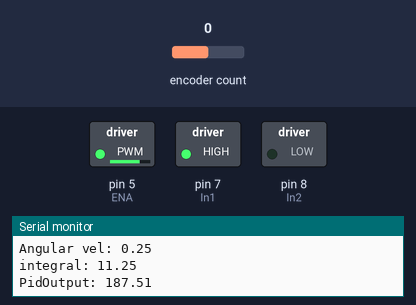
Recording of a sketch running on a simulated Arduino Uno, built with avr-gcc and run on an emulated ATmega328P. Shown: switched loads named in the sketch (green lamp = pin HIGH), the last lines printed to the serial monitor. Inputs (shaded band) come from the test bench; at power-on: encoder count 0.

Above: at 1.2 s.
1.3 s: encoder count set to 4
At 1.9 s:
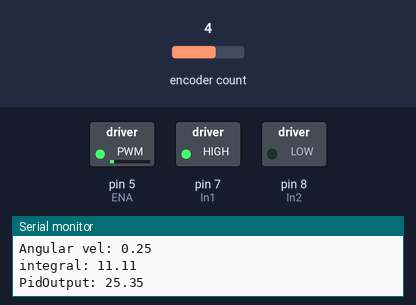
3.5 s: encoder count set to 5
Timing chart, 0 to 12.5 s (numbered marks = the images above; inputs shaded):
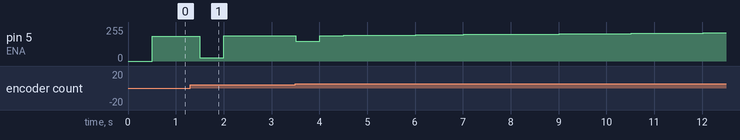

The sketch:

SpoolerCodeMerged.ino
```cpp
#include <Encoder.h>

#define initialRadiusOfSpool 8.0 // in cm
#define spoolerWidth 7.0 // cm
#define filamentDiameter 0.175 // in cm
#define minimumRotationsForOneLayer 40 // no of turns for each layer
#define targetLinearVelocity 2.0 // in cm/s
#define MOTAR_MAX_SPEED 0.43 // in rps
#define RotaryRotation 60

int spoolRotaryLastState = 0;

// Spooler Mechanism Params
float newRadius;
float angularVelocityOfSpool;
float lastWrap = 0;

float Kp = 300;
float Ki = 10;
float Kd = 1;
float previousError = 0;
float integral = 11; // integral value assuming that minimum speed of the spooler motar is 0.15 rps
unsigned long lastTime = 0;

// Encoder setup to determine speed in rps and also to find no of rotations done
Encoder spoolerEnc(13, 12);
long oldPosition  = -999;
double rotations;
double prevRotations;
double time;
double prevTime;

// Motor control pins
int In1 = 7;
int In2 = 8;
int ENA = 5;


void setup() {
  Serial.begin(9600);
  pinMode(In1,OUTPUT);
  pinMode(In2,OUTPUT);
  pinMode(ENA,OUTPUT);

  digitalWrite(In1,HIGH);
  digitalWrite(In2,LOW);

  time = millis()/1000.0;
  prevTime = 0;
  angularVelocityOfSpool = targetLinearVelocity/initialRadiusOfSpool; // Calculate the initial angular velocity of spooler
  newRadius = initialRadiusOfSpool;
}

void PidControl(double rps){
  unsigned long currentTime = millis();
  float deltaTime = (currentTime - lastTime) / 1000.0;
  lastTime = currentTime;

  float error = angularVelocityOfSpool - rps;

  float P = Kp * error;
  integral += error * deltaTime;
  float I = Ki * integral;
  float D = Kd * (error - previousError) / deltaTime;

  float pidOutput = P + I + D;

  Serial.print("integral: ");
  Serial.println(integral);

  Serial.print("PidOutput: ");
  Serial.println(pidOutput);

  pidOutput = constrain(pidOutput,0,255);

  analogWrite(ENA, pidOutput);

  previousError = error; // Update previous error for next iteration
}

void spoolerLogic(){
  long spoolRotaryState = spoolerEnc.read();
  int noOfRotationsDone = (abs(spoolRotaryState) - abs(spoolRotaryLastState))/RotaryRotation;

  if(noOfRotationsDone > minimumRotationsForOneLayer) {
      newRadius += filamentDiameter;
      angularVelocityOfSpool = targetLinearVelocity/newRadius;
      spoolRotaryLastState = spoolRotaryState;
  }
}

void loop() {

  spoolerLogic(); // updating the angular velocity when new layer is added to spooler

  time = millis()/1000.0;

  if((time-prevTime) > 0.5) {
    rotations = abs(spoolerEnc.read()/60.0);
    double rps = (rotations-prevRotations)/(time-prevTime);
    Serial.print("RPS: ");
    Serial.println(rps);
    Serial.print("Angular vel: ");
    Serial.println(angularVelocityOfSpool);

    PidControl(rps);

    prevTime = time;
    prevRotations = rotations;
  }

}
```
